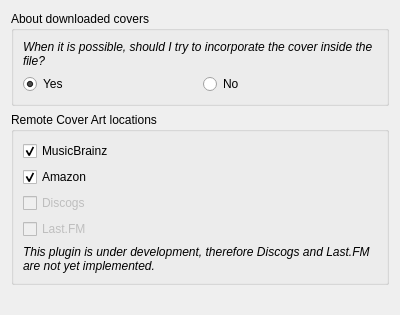
<?xml version="1.0" encoding="UTF-8"?>
<ui version="4.0">
 <class>ConfigForm</class>
 <widget class="QWidget" name="ConfigForm">
  <property name="geometry">
   <rect>
    <x>0</x>
    <y>0</y>
    <width>400</width>
    <height>315</height>
   </rect>
  </property>
  <property name="windowTitle">
   <string notr="true"/>
  </property>
  <layout class="QVBoxLayout" name="verticalLayout">
   <item>
    <widget class="QGroupBox" name="groupBoxIntegrate">
     <property name="title">
      <string>About downloaded covers</string>
     </property>
     <layout class="QVBoxLayout" name="verticalLayout_3">
      <item>
       <widget class="QLabel" name="labelIntegrateCover">
        <property name="font">
         <font>
          <italic>true</italic>
         </font>
        </property>
        <property name="text">
         <string>When it is possible, should I try to incorporate the cover inside the file?</string>
        </property>
        <property name="wordWrap">
         <bool>true</bool>
        </property>
       </widget>
      </item>
      <item>
       <layout class="QHBoxLayout" name="horizontalLayout">
        <item>
         <widget class="QRadioButton" name="radioButtonIntegrateCover">
          <property name="text">
           <string>Yes</string>
          </property>
          <property name="checked">
           <bool>true</bool>
          </property>
         </widget>
        </item>
        <item>
         <widget class="QRadioButton" name="radioButtonDontIntegrate">
          <property name="text">
           <string>No</string>
          </property>
         </widget>
        </item>
       </layout>
      </item>
     </layout>
    </widget>
   </item>
   <item>
    <widget class="QGroupBox" name="groupBoxRemoteLocations">
     <property name="title">
      <string>Remote Cover Art locations</string>
     </property>
     <layout class="QVBoxLayout" name="verticalLayout_2">
      <item>
       <widget class="QCheckBox" name="musicbrainzCheckBox">
        <property name="text">
         <string notr="true">MusicBrainz</string>
        </property>
        <property name="icon">
         <iconset resource="resources.qrc">
          <normaloff>:/musicBrainz_logo.png</normaloff>:/musicBrainz_logo.png</iconset>
        </property>
        <property name="iconSize">
         <size>
          <width>46</width>
          <height>32</height>
         </size>
        </property>
        <property name="checkable">
         <bool>true</bool>
        </property>
        <property name="checked">
         <bool>true</bool>
        </property>
        <property name="type" stdset="0">
         <number>0</number>
        </property>
       </widget>
      </item>
      <item>
       <widget class="QCheckBox" name="amazonCheckBox">
        <property name="text">
         <string notr="true">Amazon</string>
        </property>
        <property name="icon">
         <iconset resource="resources.qrc">
          <normaloff>:/amazon_logo.png</normaloff>:/amazon_logo.png</iconset>
        </property>
        <property name="iconSize">
         <size>
          <width>87</width>
          <height>32</height>
         </size>
        </property>
        <property name="checked">
         <bool>true</bool>
        </property>
        <property name="type" stdset="0">
         <number>1</number>
        </property>
       </widget>
      </item>
      <item>
       <widget class="QCheckBox" name="discogsCheckBox">
        <property name="enabled">
         <bool>false</bool>
        </property>
        <property name="text">
         <string notr="true">Discogs</string>
        </property>
        <property name="icon">
         <iconset resource="resources.qrc">
          <normaloff>:/discogs_logo.png</normaloff>:/discogs_logo.png</iconset>
        </property>
        <property name="iconSize">
         <size>
          <width>89</width>
          <height>32</height>
         </size>
        </property>
        <property name="type" stdset="0">
         <number>2</number>
        </property>
       </widget>
      </item>
      <item>
       <widget class="QCheckBox" name="lastfmCheckBox">
        <property name="enabled">
         <bool>false</bool>
        </property>
        <property name="text">
         <string notr="true">Last.FM</string>
        </property>
        <property name="icon">
         <iconset resource="resources.qrc">
          <normaloff>:/lastfm_logo.png</normaloff>:/lastfm_logo.png</iconset>
        </property>
        <property name="iconSize">
         <size>
          <width>101</width>
          <height>32</height>
         </size>
        </property>
        <property name="type" stdset="0">
         <number>3</number>
        </property>
       </widget>
      </item>
      <item>
       <widget class="QLabel" name="workInProgress">
        <property name="font">
         <font>
          <italic>true</italic>
         </font>
        </property>
        <property name="text">
         <string>This plugin is under development, therefore Discogs and Last.FM are not yet implemented.</string>
        </property>
        <property name="wordWrap">
         <bool>true</bool>
        </property>
       </widget>
      </item>
     </layout>
    </widget>
   </item>
   <item>
    <spacer name="verticalSpacer">
     <property name="orientation">
      <enum>Qt::Vertical</enum>
     </property>
     <property name="sizeHint" stdset="0">
      <size>
       <width>20</width>
       <height>10</height>
      </size>
     </property>
    </spacer>
   </item>
  </layout>
 </widget>
 <resources>
  <include location="resources.qrc"/>
 </resources>
 <connections/>
</ui>
